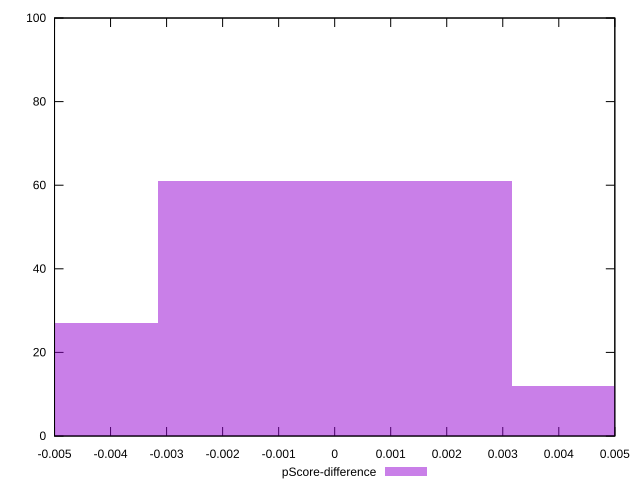

Write gnuplot code to recreate this figure.
reset

$pScoreDifference <<EOF
0 61
-0.006312599822537806 27
0.006312599822537806 12
EOF

set key outside below
set boxwidth 0.006312599822537806
set xrange [-0.0050000000000000044:0.004999999999999893]
set yrange [0:100]
set trange [0:100]
set style fill transparent solid 0.5 noborder
set terminal svg size 640, 490 enhanced background rgb 'white'
set output "report/report_00029_2021-02-24T13-36-40.390Z/render-blocking-resources/samples/astro/pScore-difference/histogram.svg"

plot $pScoreDifference title "pScore-difference" with boxes

reset
